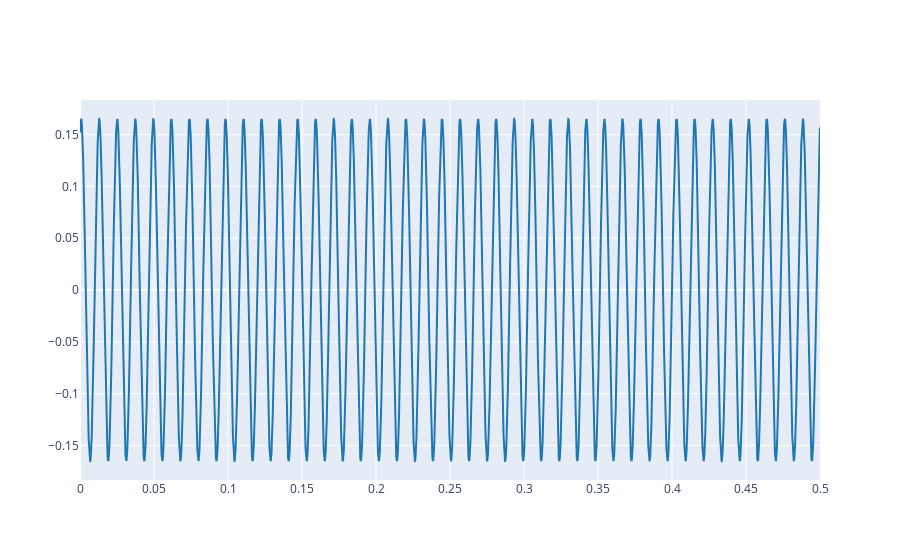

Notebook code cell kept with this figure:
### Markdown cell above
2.1. Define a complex exponential with the same parameters that those from Lab 1 (Ex 3.1) and plot the real part.

### Code cell
# Write the code here





A = 0.165
f0 = 82.03006348971
period = 1/f0
phi = 4.205 * 2 * np.pi / period


t = np.arange(0,5, 1/fs)
x = A * np.exp(1j*(2*f0*np.pi*t + phi))
plot_signals(np.real(x), fs, 0, 0.5, name='real part')

### Figure 1 — Plotly figure (JSON) as saved in the notebook; plotly's stock layout.template omitted (floating-point values rounded to 4 significant figures; data arrays with more than 128 entries replaced by an {"elided": "..."} marker saying what was removed)
{"data": [{"line": {"color": "#1f77b4", "shape": "linear"}, "mode": "lines", "name": "real part 0", "type": "scatter", "x": {"elided": "22050 float values"}, "y": {"elided": "22050 float values"}}], "layout": {}}
